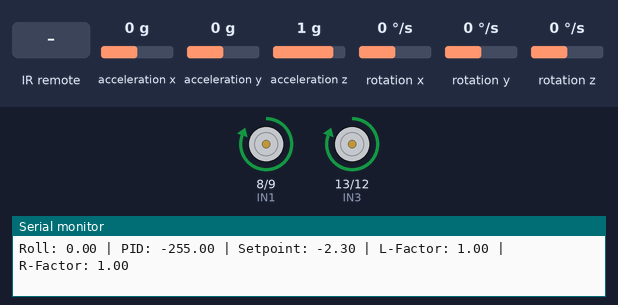
The sketch below on a simulated Arduino Uno, built with avr-gcc and run on an emulated ATmega328P. Parts: motor-driver pin pairs drawn as motors (green arrow = first pin HIGH = forward, orange = second pin HIGH = backward, longer = more drive, scaled by the enable pin), the last lines printed to the serial monitor. The inputs (shaded band) are chosen by the test bench; at power-on: acceleration y 0 g, acceleration z 1 g, acceleration x 0 g, rotation x 0 °/s, rotation y 0 °/s, rotation z 0 °/s.

Above: at 1.7 s.
1.8 s: acceleration y set to -1.4 g
At 3.0 s:
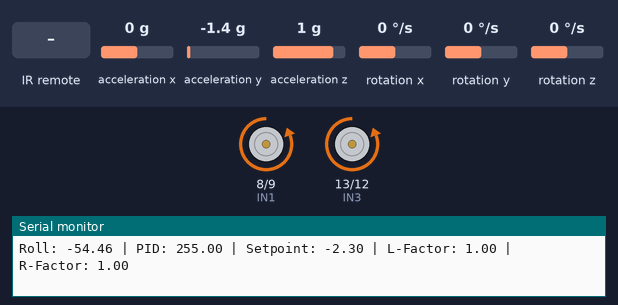
3.3 s: acceleration y set to 0 g
5.2 s: infrared code 0xFF18E7 received
7.0 s: infrared code 0xFF5AA5 received
At 8.2 s:
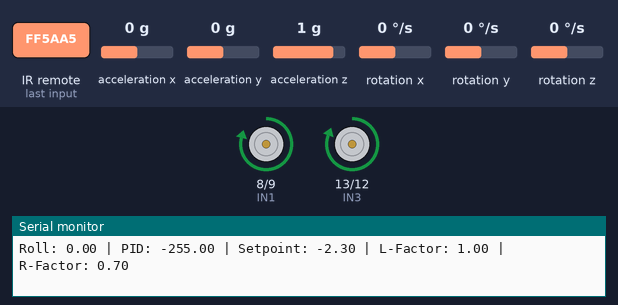
8.5 s: infrared code 0xFF10EF received
At 9.5 s:
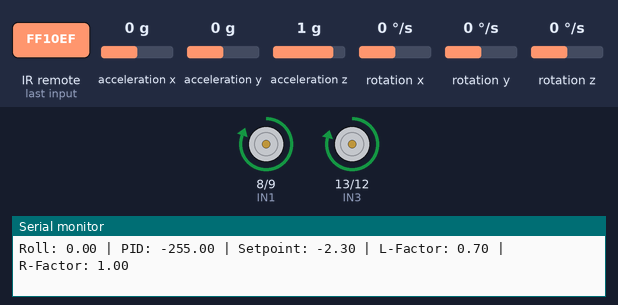
10.0 s: acceleration z set to 0.1 g
13.0 s: acceleration z set to -0.2 g
At 14.1 s:
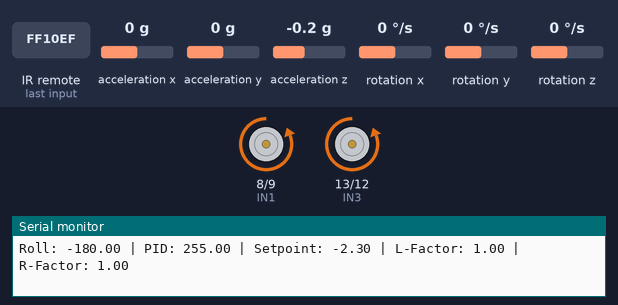
Timing chart, 0 to 16.0 s (numbered marks = the images above; inputs shaded):
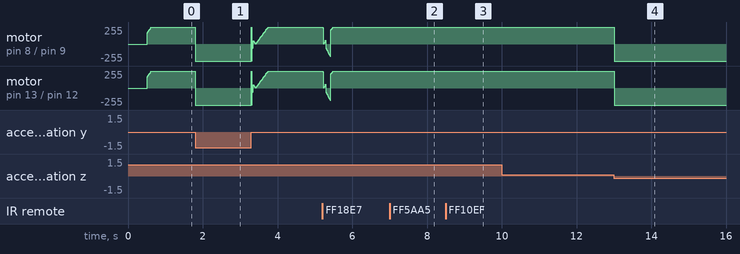

Measured:
- the behaviour switches between 0 and -0.1 g on acceleration z (found by bisection; images 3 and 4)
- after the input at 1.8 s, motor on pin 8 (IN1) / pin 9 (IN2), motor on pin 13 (IN3) / pin 12 (IN4): forward 255/255 → backward 255/255 at once
- after the input at 7.0 s, motor on pin 8 (IN1) / pin 9 (IN2): forward 255/255 → forward 249/255 at once
- after the input at 8.5 s, motor on pin 8 (IN1) / pin 9 (IN2): forward 249/255 → forward 255/255 at once; motor on pin 13 (IN3) / pin 12 (IN4): forward 255/255 → forward 249/255 at once
- after the input at 13.0 s, motor on pin 8 (IN1) / pin 9 (IN2): forward 255/255 → backward 255/255 at once; motor on pin 13 (IN3) / pin 12 (IN4): forward 249/255 → backward 255/255 at once

The sketch:

Self-Balancing-Robot-with-IR.ino
```cpp
#include <Wire.h>
#include "I2Cdev.h"
#include "MPU6050_6Axis_MotionApps20.h"
#include <PID_v1.h>
#include <IRremote.h>

// IR Receiver Pin
#define IR_RECEIVE_PIN 4

// Motor Pins
#define IN1 8
#define IN2 9
#define ENA 6
#define IN3 13
#define IN4 12
#define ENB 5

#define MIN_ABS_SPEED 0

// MPU6050
MPU6050 mpu;
bool dmpReady = false;
uint8_t devStatus;
uint16_t packetSize;
uint8_t fifoBuffer[64];
Quaternion q;
VectorFloat gravity;
float ypr[3];

// PID
double originalSetpoint = -2.3;
double setpoint = originalSetpoint;
double input, output;
double Kp = 70, Ki = 380, Kd = 1.4;
PID pid(&input, &output, &setpoint, Kp, Ki, Kd, DIRECT);

// Timer
unsigned long lastIRTime = 0;
const unsigned long resetDelay = 200;  // 0.2 sec

// Motor Speed Factors
double motorSpeedFactorLeft = 1.0;
double motorSpeedFactorRight = 1.0;

// IR
IRrecv irrecv(IR_RECEIVE_PIN);
decode_results results;

void setup() {
  Serial.begin(115200);
  Wire.begin();
  Wire.setClock(400000);

  mpu.initialize();
  devStatus = mpu.dmpInitialize();
  mpu.setXGyroOffset(-1.70);
  mpu.setYGyroOffset(0);
  mpu.setZGyroOffset(0);
  mpu.setZAccelOffset(1688);

  if (devStatus == 0) {
    mpu.setDMPEnabled(true);
    dmpReady = true;
    packetSize = mpu.dmpGetFIFOPacketSize();
    Serial.println(F("DMP ready!"));
  } else {
    Serial.print(F("DMP Initialization failed (code "));
    Serial.print(devStatus);
    Serial.println(F(")"));
  }

  pinMode(IN1, OUTPUT);
  pinMode(IN2, OUTPUT);
  pinMode(ENA, OUTPUT);
  pinMode(IN3, OUTPUT);
  pinMode(IN4, OUTPUT);
  pinMode(ENB, OUTPUT);

  pid.SetMode(AUTOMATIC);
  pid.SetSampleTime(10);
  pid.SetOutputLimits(-255, 255);

  irrecv.enableIRIn();
}

void moveMotors(double pidOutput, int minSpeed) {
  int speed = abs(pidOutput);
  speed = map(speed, 0, 255, minSpeed, 255);

  int leftSpeed = speed * motorSpeedFactorLeft;
  int rightSpeed = speed * motorSpeedFactorRight;

  if (pidOutput > 55) {
    digitalWrite(IN1, LOW);
    digitalWrite(IN2, HIGH);
    analogWrite(ENA, rightSpeed);
    digitalWrite(IN3, LOW);
    digitalWrite(IN4, HIGH);
    analogWrite(ENB, leftSpeed);
  } else {
    digitalWrite(IN1, HIGH);
    digitalWrite(IN2, LOW);
    analogWrite(ENA, rightSpeed);
    digitalWrite(IN3, HIGH);
    digitalWrite(IN4, LOW);
    analogWrite(ENB, leftSpeed);
  }
}

void handleIRInput() {
  if (irrecv.decode(&results)) {
    switch (results.value) {
      case 0xFF18E7:  // UP
        setpoint += 5.5;
        lastIRTime = millis();
        break;

      case 0xFF4AB5:  // DOWN
        setpoint -= 3.5;
        lastIRTime = millis();
        break;

      case 0xFF10EF:  // LEFT
        motorSpeedFactorLeft = 0.7;
        motorSpeedFactorRight = 1.0;
        setpoint += 5.5;
        break;

      case 0xFF5AA5:  // RIGHT
        motorSpeedFactorLeft = 1.0;
        motorSpeedFactorRight = 0.7;
        setpoint += 5.5;
        break;

      case 0xFF38C7:  // OK
        motorSpeedFactorLeft = 1.0;
        motorSpeedFactorRight = 1.0;
        setpoint += 5.5;
        break;
    }
    irrecv.resume();
  }
}

void loop() {
  if (!dmpReady) return;

  handleIRInput();

  // Reset setpoint if idle
  if (millis() - lastIRTime > resetDelay && setpoint != originalSetpoint) {
    setpoint = originalSetpoint;
  }

  if (mpu.dmpGetCurrentFIFOPacket(fifoBuffer)) {
    mpu.dmpGetQuaternion(&q, fifoBuffer);
    mpu.dmpGetGravity(&gravity, &q);
    mpu.dmpGetYawPitchRoll(ypr, &q, &gravity);

    input = ypr[2] * 180 / M_PI;

    // 🔒 Reset immediately if about to fall
    if (input > 10 || input < -10) {
      setpoint = originalSetpoint;
      motorSpeedFactorLeft = 1.0;
      motorSpeedFactorRight = 1.0;
    }

    pid.Compute();
    moveMotors(output, MIN_ABS_SPEED);

    // Debug
    Serial.print("Roll: ");
    Serial.print(input);
    Serial.print(" | PID: ");
    Serial.print(output);
    Serial.print(" | Setpoint: ");
    Serial.print(setpoint);
    Serial.print(" | L-Factor: ");
    Serial.print(motorSpeedFactorLeft);
    Serial.print(" | R-Factor: ");
    Serial.println(motorSpeedFactorRight);
  }
}
```
